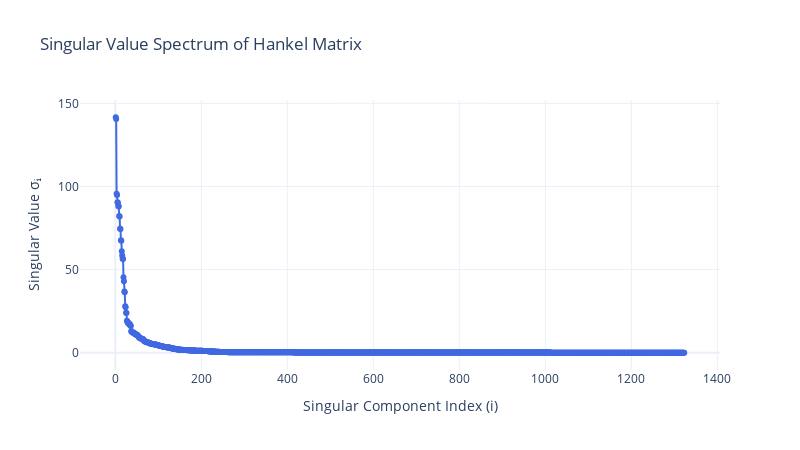

The code cell stored with this chart in its notebook:
### Code cell
#Singular value code and plot.

import numpy as np
import soundfile as sf
import plotly.graph_objs as go
from scipy.linalg import svd

# === Step 1: Load and normalize signal ===
file_path = "vowel1_1.wav"
signal, fs = sf.read(file_path)
signal = signal / np.max(np.abs(signal))  # Normalize to [-1, 1]

# === Step 2: Extract 60 ms segment centered at 0.12379s ===
center_time = 0.12379  # in seconds
frame_len = int(0.060 * fs)  # 60 ms frame
center_sample = int(center_time * fs)
start = center_sample - frame_len // 2
end = center_sample + frame_len // 2
segment = signal[start:end]

# === Step 3: Construct Hankel matrix with L = N/2 ===
N = len(segment)
L = N // 2
K = N - L + 1
hankel_matrix = np.column_stack([segment[i:i+L] for i in range(K)])

print(f"✅ Hankel matrix shape: {hankel_matrix.shape}")

# === Step 4: Apply SVD ===
U, S, VT = svd(hankel_matrix, full_matrices=False)
print("✅ SVD complete")

# === Step 5: Plot singular value spectrum using Plotly ===
fig = go.Figure()
fig.add_trace(go.Scatter(
    x=np.arange(1, len(S)+1),
    y=S,
    mode='lines+markers',
    name='Singular Values',
    marker=dict(size=6),
    line=dict(color='royalblue')
))
fig.update_layout(
    title="Singular Value Spectrum of Hankel Matrix",
    xaxis_title="Singular Component Index (i)",
    yaxis_title="Singular Value σᵢ",
    template="plotly_white",
    width=800,
    height=450
)
fig.show()

### Figure 1 — Plotly figure (JSON) as saved in the notebook; plotly's stock layout.template omitted (floating-point values rounded to 4 significant figures; data arrays with more than 128 entries replaced by an {"elided": "..."} marker saying what was removed)
{"data": [{"line": {"color": "royalblue"}, "marker": {"size": 6}, "mode": "lines+markers", "name": "Singular Values", "type": "scatter", "x": {"elided": "1323 int values"}, "y": {"elided": "1323 float values"}}], "layout": {"height": 450, "title": {"text": "Singular Value Spectrum of Hankel Matrix"}, "width": 800, "xaxis": {"title": {"text": "Singular Component Index (i)"}}, "yaxis": {"title": {"text": "Singular Value σᵢ"}}}}
